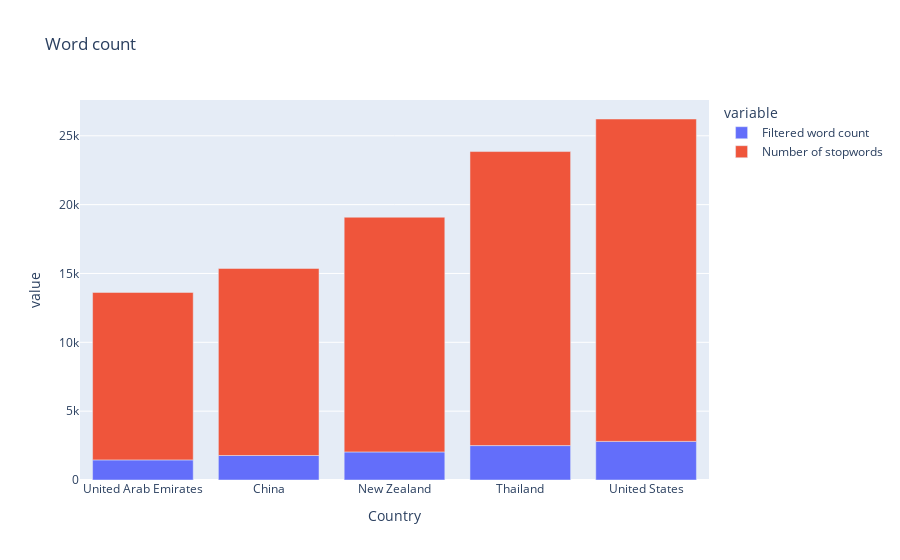

Notebook source saved alongside this figure:
### Code cell
# Plot the frequencies of "number of stopwords" & "number of filtered words" of each country
# "number of stopwords" & "number of filtered words" sum up to "total word count"
fig = px.bar(dataFrame, x='Country', y=['Filtered word count', 'Number of stopwords'], title='Word count')
fig.show()

### Figure 1 — Plotly figure (JSON) as saved in the notebook; plotly's stock layout.template omitted (floating-point values rounded to 4 significant figures)
{"data": [{"alignmentgroup": "True", "hovertemplate": "variable=Filtered word count<br>Country=%{x}<br>value=%{y}<extra></extra>", "legendgroup": "Filtered word count", "marker": {"color": "#636efa", "pattern": {"shape": ""}}, "name": "Filtered word count", "offsetgroup": "Filtered word count", "orientation": "v", "showlegend": true, "textposition": "auto", "type": "bar", "x": ["United Arab Emirates", "China", "New Zealand", "Thailand", "United States"], "xaxis": "x", "y": [1461, 1780, 2039, 2500, 2804], "yaxis": "y"}, {"alignmentgroup": "True", "hovertemplate": "variable=Number of stopwords<br>Country=%{x}<br>value=%{y}<extra></extra>", "legendgroup": "Number of stopwords", "marker": {"color": "#EF553B", "pattern": {"shape": ""}}, "name": "Number of stopwords", "offsetgroup": "Number of stopwords", "orientation": "v", "showlegend": true, "textposition": "auto", "type": "bar", "x": ["United Arab Emirates", "China", "New Zealand", "Thailand", "United States"], "xaxis": "x", "y": [12163, 13585, 17047, 21355, 23416], "yaxis": "y"}], "layout": {"barmode": "relative", "legend": {"title": {"text": "variable"}, "tracegroupgap": 0}, "title": {"text": "Word count"}, "xaxis": {"anchor": "y", "domain": [0, 1], "title": {"text": "Country"}}, "yaxis": {"anchor": "x", "domain": [0, 1], "title": {"text": "value"}}}}
